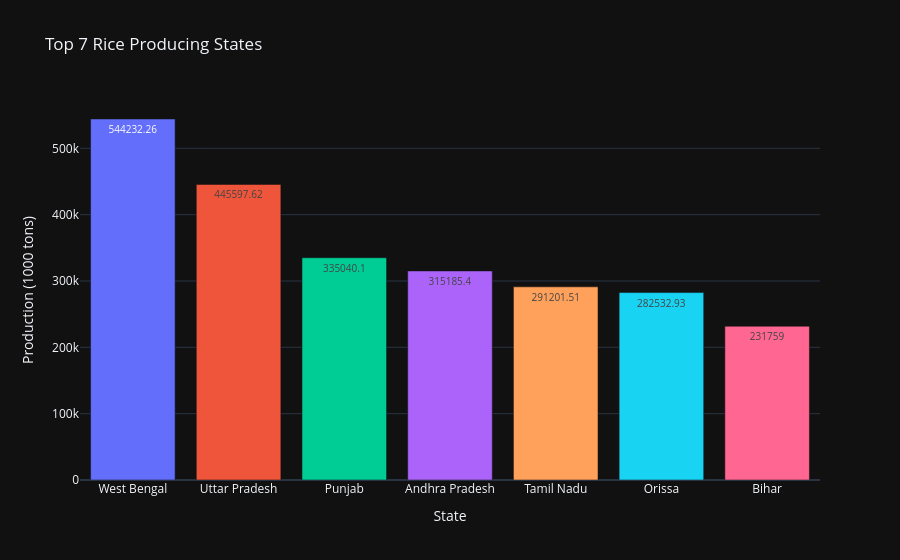

The notebook cell saved with this chart:
### Code cell
template_style = "plotly_dark"

# 1. Top 7 Rice Producing States (Bar plot)
rice_top7 = df.groupby("state_name")["rice_production_1000_tons"].sum().sort_values(ascending=False).head(7).reset_index()
print(rice_top7)
fig1 = px.bar(rice_top7, x="state_name", y="rice_production_1000_tons",
              title="Top 7 Rice Producing States",
              text="rice_production_1000_tons",
              template=template_style,
              color="state_name")
fig1.update_traces(textposition='inside', textfont_size=10, showlegend=False)
fig1.update_layout(yaxis_title="Production (1000 tons)", xaxis_title="State")
fig1.show()

### Figure 1 — Plotly figure (JSON) as saved in the notebook; plotly's stock layout.template omitted (floating-point values rounded to 4 significant figures)
{"data": [{"hovertemplate": "state_name=%{x}<br>rice_production_1000_tons=%{text}<extra></extra>", "legendgroup": "West Bengal", "marker": {"color": "#636efa", "pattern": {"shape": ""}}, "name": "West Bengal", "orientation": "v", "showlegend": false, "text": [544200.0], "textfont": {"size": 10}, "textposition": "inside", "type": "bar", "x": ["West Bengal"], "xaxis": "x", "y": [544200.0], "yaxis": "y"}, {"hovertemplate": "state_name=%{x}<br>rice_production_1000_tons=%{text}<extra></extra>", "legendgroup": "Uttar Pradesh", "marker": {"color": "#EF553B", "pattern": {"shape": ""}}, "name": "Uttar Pradesh", "orientation": "v", "showlegend": false, "text": [445600.0], "textfont": {"size": 10}, "textposition": "inside", "type": "bar", "x": ["Uttar Pradesh"], "xaxis": "x", "y": [445600.0], "yaxis": "y"}, {"hovertemplate": "state_name=%{x}<br>rice_production_1000_tons=%{text}<extra></extra>", "legendgroup": "Punjab", "marker": {"color": "#00cc96", "pattern": {"shape": ""}}, "name": "Punjab", "orientation": "v", "showlegend": false, "text": [335000.0], "textfont": {"size": 10}, "textposition": "inside", "type": "bar", "x": ["Punjab"], "xaxis": "x", "y": [335000.0], "yaxis": "y"}, {"hovertemplate": "state_name=%{x}<br>rice_production_1000_tons=%{text}<extra></extra>", "legendgroup": "Andhra Pradesh", "marker": {"color": "#ab63fa", "pattern": {"shape": ""}}, "name": "Andhra Pradesh", "orientation": "v", "showlegend": false, "text": [315200.0], "textfont": {"size": 10}, "textposition": "inside", "type": "bar", "x": ["Andhra Pradesh"], "xaxis": "x", "y": [315200.0], "yaxis": "y"}, {"hovertemplate": "state_name=%{x}<br>rice_production_1000_tons=%{text}<extra></extra>", "legendgroup": "Tamil Nadu", "marker": {"color": "#FFA15A", "pattern": {"shape": ""}}, "name": "Tamil Nadu", "orientation": "v", "showlegend": false, "text": [291200.0], "textfont": {"size": 10}, "textposition": "inside", "type": "bar", "x": ["Tamil Nadu"], "xaxis": "x", "y": [291200.0], "yaxis": "y"}, {"hovertemplate": "state_name=%{x}<br>rice_production_1000_tons=%{text}<extra></extra>", "legendgroup": "Orissa", "marker": {"color": "#19d3f3", "pattern": {"shape": ""}}, "name": "Orissa", "orientation": "v", "showlegend": false, "text": [282500.0], "textfont": {"size": 10}, "textposition": "inside", "type": "bar", "x": ["Orissa"], "xaxis": "x", "y": [282500.0], "yaxis": "y"}, {"hovertemplate": "state_name=%{x}<br>rice_production_1000_tons=%{text}<extra></extra>", "legendgroup": "Bihar", "marker": {"color": "#FF6692", "pattern": {"shape": ""}}, "name": "Bihar", "orientation": "v", "showlegend": false, "text": [231800.0], "textfont": {"size": 10}, "textposition": "inside", "type": "bar", "x": ["Bihar"], "xaxis": "x", "y": [231800.0], "yaxis": "y"}], "layout": {"barmode": "relative", "legend": {"title": {"text": "state_name"}, "tracegroupgap": 0}, "title": {"text": "Top 7 Rice Producing States"}, "xaxis": {"anchor": "y", "categoryarray": ["West Bengal", "Uttar Pradesh", "Punjab", "Andhra Pradesh", "Tamil Nadu", "Orissa", "Bihar"], "categoryorder": "array", "domain": [0, 1], "title": {"text": "State"}}, "yaxis": {"anchor": "x", "domain": [0, 1], "title": {"text": "Production (1000 tons)"}}}}
